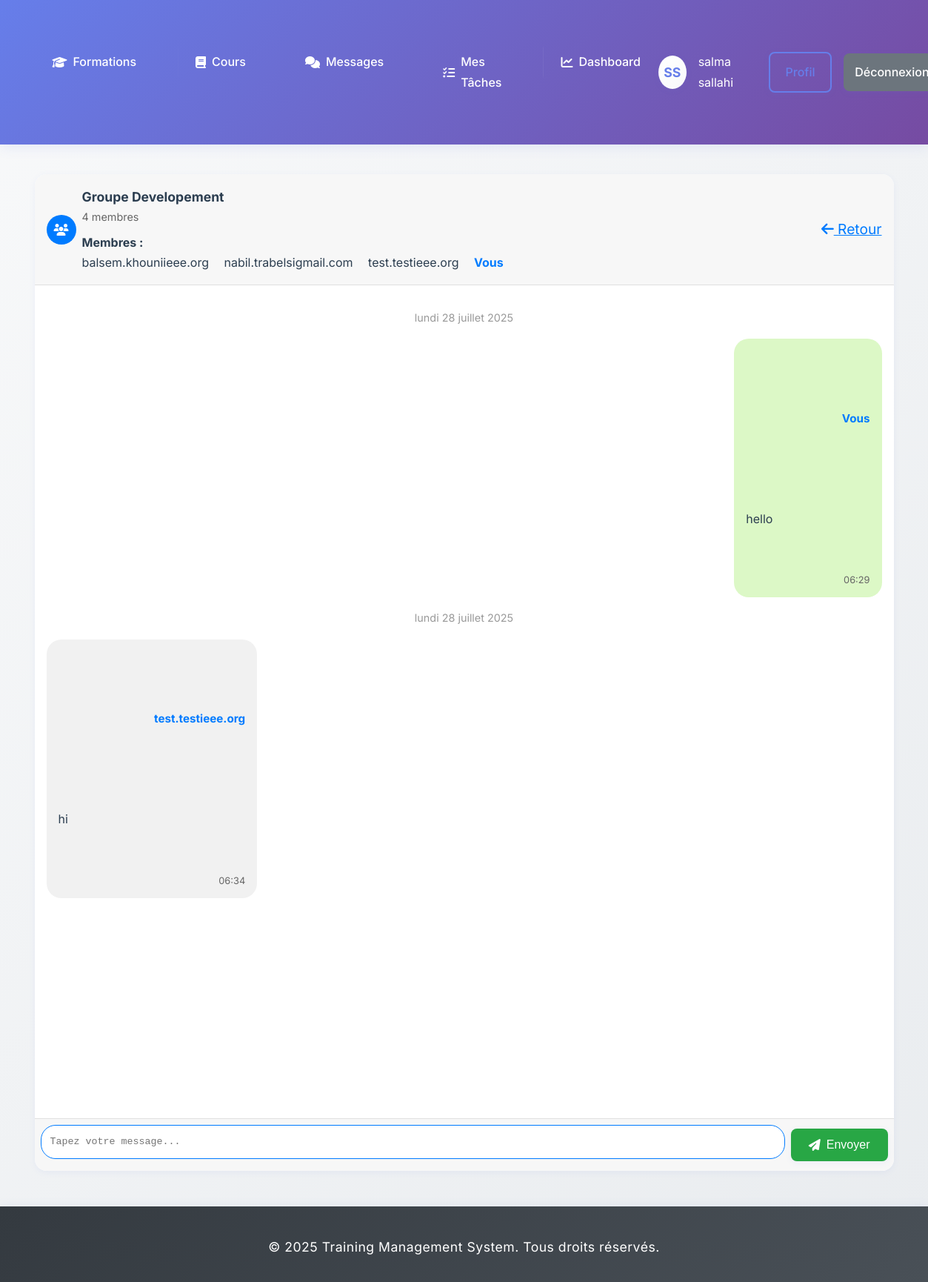
Screenshot of /messaging/group/1/ (signed in) with the database file from the repository.
### users/models.py (models this page shows, shortened)
class Utilisateur(AbstractUser):
    email = models.EmailField(unique=True)
    nom = models.CharField(max_length=100)
    prenom = models.CharField(max_length=100)
    telephone = models.CharField(max_length=20, blank=True)
    adresse = models.TextField(blank=True)
    date_naissance = models.DateField(null=True, blank=True)
    photo_profil = models.ImageField(upload_to='profiles/', blank=True, null=True)
    date_creation = models.DateTimeField(default=timezone.now)
    derniere_connexion = models.DateTimeField(null=True, blank=True)
    USERNAME_FIELD = 'email'
    REQUIRED_FIELDS = ['username', 'nom', 'prenom']
    class Meta:
        verbose_name = 'Utilisateur'
        verbose_name_plural = 'Utilisateurs'

### messaging/models.py (models this page shows, shortened)
class GroupeChat(models.Model):
    nom = models.CharField(max_length=100)
    description = models.TextField(blank=True)
    createur = models.ForeignKey(Utilisateur, on_delete=models.CASCADE, related_name='groupes_crees')
    membres = models.ManyToManyField(Utilisateur, related_name='groupes_membre')
    formation = models.ForeignKey(Formation, on_delete=models.CASCADE, null=True, blank=True)
    prive = models.BooleanField(default=False)
    date_creation = models.DateTimeField(default=timezone.now)
    actif = models.BooleanField(default=True)
    class Meta:
        verbose_name = 'Groupe de Chat'
        verbose_name_plural = 'Groupes de Chat'
        ordering = ['-date_creation']

class MessageGroupe(models.Model):
    groupe = models.ForeignKey(GroupeChat, on_delete=models.CASCADE, related_name='messages')
    auteur = models.ForeignKey(Utilisateur, on_delete=models.CASCADE)
    contenu = models.TextField()
    fichier_joint = models.FileField(upload_to='groupes/', blank=True, null=True)
    date_envoi = models.DateTimeField(default=timezone.now)
    modifie = models.BooleanField(default=False)
    date_modification = models.DateTimeField(null=True, blank=True)
    class Meta:
        verbose_name = 'Message de Groupe'
        verbose_name_plural = 'Messages de Groupe'
        ordering = ['date_envoi']

### messaging/views.py (the view, shortened to what this page needs)
# urls.py: path('group/<int:group_id>/', views.group_detail, name='group_detail'),
@login_required
def group_detail(request, group_id):
    group = get_object_or_404(GroupeChat, id=group_id)
    if not (group.membres.filter(id=request.user.id).exists() or group.createur == request.user):
        messages.error(request, 'Vous n\'êtes pas membre de ce groupe.')
        return redirect('messaging:groups')
    group_messages = group.messages.all().order_by('date_envoi')
    context = {
        'group': group,
        'group_messages': group_messages,
    }
    return render(request, 'messaging/group_detail.html', context)

### templates/messaging/group_detail.html (shortened to what this page needs)
{% extends 'base.html' %}
{% load static %}
{% block content %}
<div class="chat-container">
    <div class="chat-header">
        <div class="chat-header-content">
            <div class="chat-participant">
                <div class="participant-avatar">
                    <i class="fas fa-users"></i>
                </div>
                <div class="participant-info">
                    <h4>{{ group.nom }}</h4>
                    <div class="participant-status">
                        {{ group.membres.count }} membres
                    </div>
                    <div class="participant-list" style="margin-top: 0.5rem;">
                        <strong>Membres :</strong>
                        <ul style="list-style: none; padding-left: 0; margin: 0;">
                            {% for membre in group.membres.all %}
                                <li style="display: inline-block; margin-right: 1rem;">
                                    {% if membre == request.user %}
                                        <span style="font-weight: bold; color: #007bff;">Vous</span>
                                    {% else %}
                                        <span>{{ membre.get_full_name|default:membre.username|cut:"@" }}</span>
                                    {% endif %}
                                </li>
                            {% endfor %}
                        </ul>
                    </div>
                </div>
            </div>
            <div class="chat-actions">
                <a href="{% url 'messaging:groups' %}" class="btn-chat-action">
                    <i class="fas fa-arrow-left"></i> Retour
                </a>
            </div>
        </div>
    </div>
    <div class="chat-messages" id="chatMessages">
        {% if group_messages %}
            {% with prev_date=None %}
            {% for message in group_messages %}
                {% if forloop.first or message.date_envoi|date:"Y-m-d" != prev_date %}
                    <div class="message-date">
                        <span>{{ message.date_envoi|date:"l j F Y" }}</span>
                    </div>
                {% endif %}
                <div class="message-group">
                    <div class="message-bubble {% if message.auteur == request.user %}sent{% else %}received{% endif %}">
                        <div class="message-content">
                            <span style="font-size:0.95em; color:#007bff; font-weight:bold;">
                                {% if message.auteur == request.user %}
                                    Vous
                                {% else %}
                                    {{ message.auteur.get_full_name|default:message.auteur.username|cut:"@" }}
                                {% endif %}
                            </span><br>
                            {{ message.contenu|linebreaks }}
                        </div>
                        <div class="message-info">
                            <span class="message-time">{{ message.date_envoi|time:"H:i" }}</span>
                        </div>
                    </div>
                </div>
            {% endfor %}
            {% endwith %}
        {% else %}
            <div class="alert alert-info">Aucun message dans ce groupe.</div>
        {% endif %}
    </div>
    <div class="chat-input-container">
        <form method="POST" class="chat-input-form" id="chatForm">
            <div class="input-group">
                <textarea
                    name="contenu"
                    class="chat-textarea"
                    placeholder="Tapez votre message..."
                    id="messageInput"
                    rows="1"
                    required></textarea>
            </div>
            <button type="submit" class="btn btn-success"><i class="fas fa-paper-plane"></i> Envoyer</button>
        </form>
    </div>
</div>
{% endblock %}

### templates/base.html (shortened to what this page needs)
<!DOCTYPE html>
<html lang="fr">
<head>
    <link rel="stylesheet" href="https://cdnjs.cloudflare.com/ajax/libs/font-awesome/6.4.0/css/all.min.css">
</head>
<body>
    <header class="header">
        <nav class="nav-container">
            <ul class="nav-menu">
                <li><a href="{% url 'formations:list' %}"><i class="fas fa-graduation-cap"></i> Formations</a></li>
                <li><a href="{% url 'courses:list' %}"><i class="fas fa-book"></i> Cours</a></li>
                {% if user.is_authenticated %}
                    <li><a href="{% url 'messaging:inbox' %}"><i class="fas fa-comments"></i> Messages</a></li>
                    <li><a href="{% url 'formations:task_list' %}"><i class="fas fa-tasks"></i> Mes Tâches</a></li>
                    <li><a href="{% url 'users:dashboard' %}"><i class="fas fa-chart-line"></i> Dashboard</a></li>
                {% endif %}
            </ul>
            <div class="user-menu">
                {% if user.is_authenticated %}
                    <div class="user-avatar interactive-element">
                        {{ user.prenom|first|upper }}{{ user.nom|first|upper }}
                    </div>
                    <span>{{ user.prenom }} {{ user.nom }}</span>
                    <a href="{% url 'users:profile' %}" class="btn btn-outline">Profil</a>
                    <a href="{% url 'users:logout' %}" class="btn btn-secondary">Déconnexion</a>
                {% else %}
                    <a href="{% url 'users:login' %}" class="btn btn-outline">Connexion</a>
                    <a href="{% url 'users:register' %}" class="btn btn-primary">Inscription</a>
                {% endif %}
            </div>
        </nav>
    </header>
    <main class="main-content">
        {% block content %}
        {% endblock %}
    </main>
    <footer class="footer">
        <p>&copy; 2025 Training Management System. Tous droits réservés.</p>
    </footer>
</body>
</html>

### templates/base.html (style rules this page uses)
* { margin: 0; padding: 0; box-sizing: border-box; }
:root { --primary-color: #667eea; --secondary-color: #764ba2; --accent-color: #f093fb; --success-color: #28a745; --warning-color: #ffc107; --danger-color: #dc3545; --info-color: #17a2b8; --light-color: #f8f9fa; --dark-color: #343a40; --text-primary: #2c3e50; --text-secondary: #6c757d; --border-color: #e9ecef; --shadow-light: 0 2px 8px rgba(102,126,234,0.08); --shadow-medium: 0 4px 16px rgba(102,126,234,0.12); --shadow-heavy: 0 8px 32px rgba(102,126,234,0.16); --transition-fast: 0.2s ease; --transition-medium: 0.3s ease; --transition-slow: 0.5s ease; }
body { font-family: 'Inter', 'Segoe UI', Tahoma, Geneva, Verdana, sans-serif; background: linear-gradient(135deg, #f8f9fa 0%, #e9ecef 100%); line-height: 1.7; color: var(--text-primary); font-weight: 400; }
.header { background: linear-gradient(135deg, var(--primary-color) 0%, var(--secondary-color) 100%); color: white; padding: 1rem 0; box-shadow: var(--shadow-medium); position: sticky; top: 0; z-index: 100; backdrop-filter: blur(10px); }
.nav-container { max-width: 1200px; margin: 0 auto; display: flex; justify-content: space-between; align-items: center; padding: 0 20px; }
.nav-menu { display: flex; list-style: none; gap: 2rem; }
.nav-menu a { color: white; text-decoration: none; padding: 0.75rem 1.5rem; border-radius: 8px; font-weight: 500; transition: var(--transition-medium); position: relative; overflow: hidden; display: flex; align-items: center; gap: 0.5rem; }
.nav-menu a::before { content: ''; position: absolute; top: 0; left: 0; width: 100%; height: 100%; background: rgba(255,255,255,0.1); transform: translateX(-100%); transition: var(--transition-medium); }
.user-menu { display: flex; align-items: center; gap: 1rem; }
.user-avatar { width: 45px; height: 45px; border-radius: 50%; background: linear-gradient(135deg, #fff 0%, #f8f9fa 100%); color: var(--primary-color); display: flex; align-items: center; justify-content: center; font-weight: bold; font-size: 1.1rem; box-shadow: var(--shadow-light); transition: var(--transition-medium); border: 2px solid transparent; }
.main-content { max-width: 1200px; margin: 2.5rem auto 2rem auto; padding: 0 20px; min-height: calc(100vh - 220px); }
.btn { display: inline-flex; align-items: center; justify-content: center; gap: 0.5rem; padding: 0.75rem 1.5rem; border: none; border-radius: 8px; text-decoration: none; cursor: pointer; font-size: 1rem; font-weight: 500; transition: var(--transition-medium); text-align: center; box-shadow: var(--shadow-light); position: relative; overflow: hidden; min-height: 44px; }
.btn::before { content: ''; position: absolute; top: 50%; left: 50%; width: 0; height: 0; background: rgba(255,255,255,0.2); border-radius: 50%; transform: translate(-50%, -50%); transition: var(--transition-medium); }
.btn-secondary { background: var(--text-secondary); color: white; }
.btn-success { background: var(--success-color); color: white; }
.btn-outline { background: transparent; border: 2px solid var(--primary-color); color: var(--primary-color); }
.footer { background: linear-gradient(135deg, var(--dark-color) 0%, #495057 100%); color: white; text-align: center; padding: 2.5rem 0 2rem 0; margin-top: 3rem; font-size: 1.1rem; letter-spacing: 0.5px; box-shadow: 0 -2px 12px rgba(102,126,234,0.07); }
.interactive-element { transition: var(--transition-medium); cursor: pointer; }
html { scroll-behavior: smooth; }

### rows the page displays
Utilisateur: prenom|first "S", nom|first "S", prenom "salma", nom "sallahi", shows "Vous"
GroupeChat: nom "Groupe Developement", membres.count "4"
Utilisateur: get_full_name "balsem.khouniieee.org"
Utilisateur: get_full_name "nabil.trabelsigmail.com"
Utilisateur: get_full_name "test.testieee.org"
MessageGroupe: date_envoi "lundi 28 juillet 2025", shows "Vous", contenu "hello", date_envoi "06:29"
MessageGroupe: date_envoi "lundi 28 juillet 2025", auteur.get_full_name "test.testieee.org", contenu "hi", date_envoi "06:34"
